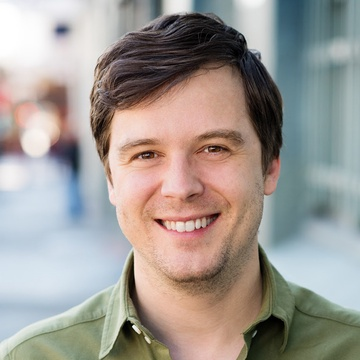
#> input picture photo.jpg, 360 x 360 px
$ python script.py
#> lines starting #> are read from the running program, lines starting #| are printed output that depends on the picture; after the words box and inside, x2 and y2 are one past the last pixel; in counts of white or black regions, pixels touching at a corner belong together
import cv2

face_cascade = cv2.CascadeClassifier( "haarcascade_frontalface_default.xml")

img = cv2.imread('photo.jpg')
#> img is the input picture: shape (360, 360, 3); mean B, G, R 147.2, 152.9, 159.5
grey_img = cv2.cvtColor(img,cv2.COLOR_BGR2GRAY)
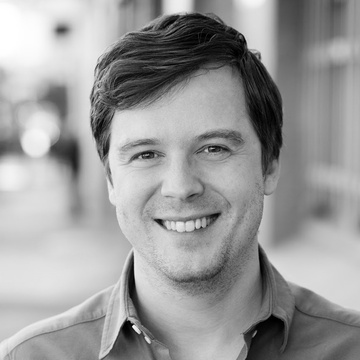
#> grey_img: shape (360, 360); min 0, max 255, mean 154.2

faces = face_cascade.detectMultiScale(grey_img,minNeighbors=5,
scaleFactor=1.05)
#> faces = [[91, 81, 183, 183]]
for x,y,w,h in faces:
		img = cv2.rectangle(img,(x,y),(x+w,y+h),(0,255,0),3)
#> this loop made 1 pass
#> pass 1, `img = cv2.rectangle(img,(x,y),(x+w,y+h),(0,255,0),3)`:
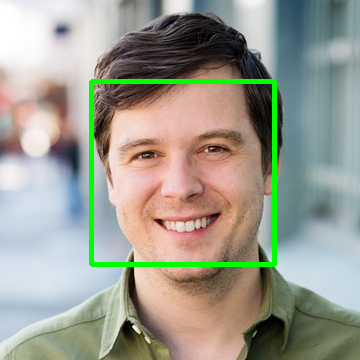
#> img: shape (360, 360, 3); 2.81% of pixels changed, all inside (x1, y1, x2, y2) = (89, 79, 277, 267)


cv2.imshow('rec_img',img)
cv2.waitKey(5000)
cv2.destroyAllWindows()
